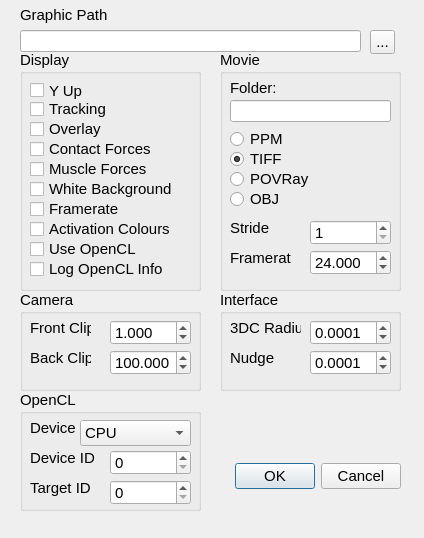
<?xml version="1.0" encoding="UTF-8"?>
<ui version="4.0">
 <class>DialogPreferences</class>
 <widget class="QDialog" name="DialogPreferences">
  <property name="geometry">
   <rect>
    <x>0</x>
    <y>0</y>
    <width>424</width>
    <height>538</height>
   </rect>
  </property>
  <property name="font">
   <font>
    <pointsize>11</pointsize>
   </font>
  </property>
  <property name="windowTitle">
   <string>Preferences</string>
  </property>
  <widget class="QDialogButtonBox" name="buttonBox">
   <property name="geometry">
    <rect>
     <x>60</x>
     <y>460</y>
     <width>341</width>
     <height>32</height>
    </rect>
   </property>
   <property name="orientation">
    <enum>Qt::Horizontal</enum>
   </property>
   <property name="standardButtons">
    <set>QDialogButtonBox::Cancel|QDialogButtonBox::Ok</set>
   </property>
  </widget>
  <widget class="QGroupBox" name="groupBox_2">
   <property name="geometry">
    <rect>
     <x>220</x>
     <y>50</y>
     <width>181</width>
     <height>241</height>
    </rect>
   </property>
   <property name="font">
    <font>
     <pointsize>11</pointsize>
    </font>
   </property>
   <property name="title">
    <string>Movie</string>
   </property>
   <widget class="QLineEdit" name="lineEditMovieFolder">
    <property name="geometry">
     <rect>
      <x>10</x>
      <y>50</y>
      <width>161</width>
      <height>22</height>
     </rect>
    </property>
   </widget>
   <widget class="QRadioButton" name="radioButtonTIFF">
    <property name="geometry">
     <rect>
      <x>10</x>
      <y>100</y>
      <width>141</width>
      <height>18</height>
     </rect>
    </property>
    <property name="font">
     <font>
      <pointsize>11</pointsize>
     </font>
    </property>
    <property name="text">
     <string>TIFF</string>
    </property>
    <property name="checked">
     <bool>true</bool>
    </property>
   </widget>
   <widget class="QLabel" name="label_10">
    <property name="geometry">
     <rect>
      <x>10</x>
      <y>30</y>
      <width>51</width>
      <height>16</height>
     </rect>
    </property>
    <property name="font">
     <font>
      <pointsize>11</pointsize>
     </font>
    </property>
    <property name="text">
     <string>Folder:</string>
    </property>
   </widget>
   <widget class="QRadioButton" name="radioButtonPOVRay">
    <property name="geometry">
     <rect>
      <x>10</x>
      <y>120</y>
      <width>151</width>
      <height>18</height>
     </rect>
    </property>
    <property name="font">
     <font>
      <pointsize>11</pointsize>
     </font>
    </property>
    <property name="text">
     <string>POVRay</string>
    </property>
   </widget>
   <widget class="QRadioButton" name="radioButtonPPM">
    <property name="geometry">
     <rect>
      <x>10</x>
      <y>80</y>
      <width>151</width>
      <height>18</height>
     </rect>
    </property>
    <property name="font">
     <font>
      <pointsize>11</pointsize>
     </font>
    </property>
    <property name="text">
     <string>PPM</string>
    </property>
   </widget>
   <widget class="QRadioButton" name="radioButtonOBJ">
    <property name="geometry">
     <rect>
      <x>10</x>
      <y>140</y>
      <width>151</width>
      <height>18</height>
     </rect>
    </property>
    <property name="font">
     <font>
      <pointsize>11</pointsize>
     </font>
    </property>
    <property name="text">
     <string>OBJ</string>
    </property>
   </widget>
   <widget class="QLabel" name="label_11">
    <property name="geometry">
     <rect>
      <x>10</x>
      <y>170</y>
      <width>61</width>
      <height>16</height>
     </rect>
    </property>
    <property name="font">
     <font>
      <pointsize>11</pointsize>
     </font>
    </property>
    <property name="text">
     <string>Stride</string>
    </property>
   </widget>
   <widget class="QLabel" name="label_14">
    <property name="geometry">
     <rect>
      <x>10</x>
      <y>200</y>
      <width>61</width>
      <height>16</height>
     </rect>
    </property>
    <property name="font">
     <font>
      <pointsize>11</pointsize>
     </font>
    </property>
    <property name="text">
     <string>Framerate</string>
    </property>
   </widget>
   <widget class="QDoubleSpinBox" name="doubleSpinBoxFramerate">
    <property name="geometry">
     <rect>
      <x>90</x>
      <y>200</y>
      <width>81</width>
      <height>25</height>
     </rect>
    </property>
    <property name="sizePolicy">
     <sizepolicy hsizetype="Minimum" vsizetype="Minimum">
      <horstretch>0</horstretch>
      <verstretch>0</verstretch>
     </sizepolicy>
    </property>
    <property name="decimals">
     <number>3</number>
    </property>
    <property name="minimum">
     <double>0.001000000000000</double>
    </property>
    <property name="maximum">
     <double>99999.000000000000000</double>
    </property>
    <property name="value">
     <double>24.000000000000000</double>
    </property>
   </widget>
   <widget class="QSpinBox" name="spinBoxSkip">
    <property name="geometry">
     <rect>
      <x>90</x>
      <y>170</y>
      <width>81</width>
      <height>25</height>
     </rect>
    </property>
    <property name="toolTip">
     <string>Set the device number - usually zero</string>
    </property>
    <property name="statusTip">
     <string>Set the device number - usually zero</string>
    </property>
    <property name="minimum">
     <number>1</number>
    </property>
    <property name="maximum">
     <number>999999</number>
    </property>
    <property name="value">
     <number>1</number>
    </property>
   </widget>
  </widget>
  <widget class="QGroupBox" name="groupBox">
   <property name="geometry">
    <rect>
     <x>20</x>
     <y>50</y>
     <width>181</width>
     <height>241</height>
    </rect>
   </property>
   <property name="font">
    <font>
     <pointsize>11</pointsize>
    </font>
   </property>
   <property name="title">
    <string>Display</string>
   </property>
   <widget class="QCheckBox" name="checkBoxContactForce">
    <property name="geometry">
     <rect>
      <x>10</x>
      <y>90</y>
      <width>151</width>
      <height>18</height>
     </rect>
    </property>
    <property name="font">
     <font>
      <pointsize>11</pointsize>
     </font>
    </property>
    <property name="text">
     <string>Contact Forces</string>
    </property>
   </widget>
   <widget class="QCheckBox" name="checkBoxMuscleForce">
    <property name="geometry">
     <rect>
      <x>10</x>
      <y>110</y>
      <width>161</width>
      <height>18</height>
     </rect>
    </property>
    <property name="font">
     <font>
      <pointsize>11</pointsize>
     </font>
    </property>
    <property name="text">
     <string>Muscle Forces</string>
    </property>
   </widget>
   <widget class="QCheckBox" name="checkBoxFramerate">
    <property name="geometry">
     <rect>
      <x>10</x>
      <y>150</y>
      <width>151</width>
      <height>18</height>
     </rect>
    </property>
    <property name="font">
     <font>
      <pointsize>11</pointsize>
     </font>
    </property>
    <property name="text">
     <string>Framerate</string>
    </property>
   </widget>
   <widget class="QCheckBox" name="checkBoxActivationColours">
    <property name="geometry">
     <rect>
      <x>10</x>
      <y>170</y>
      <width>151</width>
      <height>18</height>
     </rect>
    </property>
    <property name="font">
     <font>
      <pointsize>11</pointsize>
     </font>
    </property>
    <property name="text">
     <string>Activation Colours</string>
    </property>
   </widget>
   <widget class="QCheckBox" name="checkBoxWhiteBackground">
    <property name="geometry">
     <rect>
      <x>10</x>
      <y>130</y>
      <width>161</width>
      <height>18</height>
     </rect>
    </property>
    <property name="font">
     <font>
      <pointsize>11</pointsize>
     </font>
    </property>
    <property name="text">
     <string>White Background</string>
    </property>
   </widget>
   <widget class="QCheckBox" name="checkBoxOverlay">
    <property name="geometry">
     <rect>
      <x>10</x>
      <y>70</y>
      <width>161</width>
      <height>18</height>
     </rect>
    </property>
    <property name="font">
     <font>
      <pointsize>11</pointsize>
     </font>
    </property>
    <property name="text">
     <string>Overlay</string>
    </property>
   </widget>
   <widget class="QCheckBox" name="checkBoxTracking">
    <property name="geometry">
     <rect>
      <x>10</x>
      <y>50</y>
      <width>161</width>
      <height>18</height>
     </rect>
    </property>
    <property name="font">
     <font>
      <pointsize>11</pointsize>
     </font>
    </property>
    <property name="text">
     <string>Tracking</string>
    </property>
   </widget>
   <widget class="QCheckBox" name="checkBoxYUp">
    <property name="geometry">
     <rect>
      <x>10</x>
      <y>30</y>
      <width>87</width>
      <height>21</height>
     </rect>
    </property>
    <property name="text">
     <string>Y Up</string>
    </property>
   </widget>
   <widget class="QCheckBox" name="checkBoxOpenCL">
    <property name="geometry">
     <rect>
      <x>10</x>
      <y>190</y>
      <width>151</width>
      <height>18</height>
     </rect>
    </property>
    <property name="font">
     <font>
      <pointsize>11</pointsize>
     </font>
    </property>
    <property name="text">
     <string>Use OpenCL</string>
    </property>
   </widget>
   <widget class="QCheckBox" name="checkBoxOpenCLLog">
    <property name="geometry">
     <rect>
      <x>10</x>
      <y>210</y>
      <width>151</width>
      <height>18</height>
     </rect>
    </property>
    <property name="font">
     <font>
      <pointsize>11</pointsize>
     </font>
    </property>
    <property name="text">
     <string>Log OpenCL Info</string>
    </property>
   </widget>
  </widget>
  <widget class="QGroupBox" name="groupBox_3">
   <property name="geometry">
    <rect>
     <x>20</x>
     <y>290</y>
     <width>181</width>
     <height>101</height>
    </rect>
   </property>
   <property name="font">
    <font>
     <pointsize>11</pointsize>
    </font>
   </property>
   <property name="title">
    <string>Camera</string>
   </property>
   <widget class="QLabel" name="label_5">
    <property name="geometry">
     <rect>
      <x>10</x>
      <y>30</y>
      <width>61</width>
      <height>16</height>
     </rect>
    </property>
    <property name="font">
     <font>
      <pointsize>11</pointsize>
     </font>
    </property>
    <property name="text">
     <string>Front Clip</string>
    </property>
   </widget>
   <widget class="QDoubleSpinBox" name="doubleSpinBoxFrontClip">
    <property name="geometry">
     <rect>
      <x>90</x>
      <y>30</y>
      <width>81</width>
      <height>25</height>
     </rect>
    </property>
    <property name="sizePolicy">
     <sizepolicy hsizetype="Minimum" vsizetype="Minimum">
      <horstretch>0</horstretch>
      <verstretch>0</verstretch>
     </sizepolicy>
    </property>
    <property name="decimals">
     <number>3</number>
    </property>
    <property name="minimum">
     <double>0.001000000000000</double>
    </property>
    <property name="maximum">
     <double>99999.000000000000000</double>
    </property>
    <property name="value">
     <double>1.000000000000000</double>
    </property>
   </widget>
   <widget class="QLabel" name="label_6">
    <property name="geometry">
     <rect>
      <x>10</x>
      <y>60</y>
      <width>61</width>
      <height>16</height>
     </rect>
    </property>
    <property name="font">
     <font>
      <pointsize>11</pointsize>
     </font>
    </property>
    <property name="text">
     <string>Back Clip</string>
    </property>
   </widget>
   <widget class="QDoubleSpinBox" name="doubleSpinBoxBackClip">
    <property name="geometry">
     <rect>
      <x>90</x>
      <y>60</y>
      <width>81</width>
      <height>25</height>
     </rect>
    </property>
    <property name="sizePolicy">
     <sizepolicy hsizetype="Minimum" vsizetype="Fixed">
      <horstretch>0</horstretch>
      <verstretch>0</verstretch>
     </sizepolicy>
    </property>
    <property name="decimals">
     <number>3</number>
    </property>
    <property name="minimum">
     <double>0.001000000000000</double>
    </property>
    <property name="maximum">
     <double>99999.000000000000000</double>
    </property>
    <property name="singleStep">
     <double>1.000000000000000</double>
    </property>
    <property name="value">
     <double>100.000000000000000</double>
    </property>
   </widget>
  </widget>
  <widget class="QLabel" name="label">
   <property name="geometry">
    <rect>
     <x>20</x>
     <y>0</y>
     <width>201</width>
     <height>29</height>
    </rect>
   </property>
   <property name="font">
    <font>
     <pointsize>11</pointsize>
    </font>
   </property>
   <property name="text">
    <string>Graphic Path</string>
   </property>
  </widget>
  <widget class="QLineEdit" name="lineEditGraphicPath">
   <property name="geometry">
    <rect>
     <x>20</x>
     <y>30</y>
     <width>341</width>
     <height>22</height>
    </rect>
   </property>
  </widget>
  <widget class="QToolButton" name="toolButtonGraphicPath">
   <property name="geometry">
    <rect>
     <x>370</x>
     <y>30</y>
     <width>25</width>
     <height>24</height>
    </rect>
   </property>
   <property name="text">
    <string>...</string>
   </property>
  </widget>
  <widget class="QGroupBox" name="groupBox_4">
   <property name="geometry">
    <rect>
     <x>220</x>
     <y>290</y>
     <width>181</width>
     <height>101</height>
    </rect>
   </property>
   <property name="title">
    <string>Interface</string>
   </property>
   <widget class="QDoubleSpinBox" name="doubleSpinBoxCursorRadius">
    <property name="geometry">
     <rect>
      <x>90</x>
      <y>30</y>
      <width>81</width>
      <height>25</height>
     </rect>
    </property>
    <property name="sizePolicy">
     <sizepolicy hsizetype="Minimum" vsizetype="Minimum">
      <horstretch>0</horstretch>
      <verstretch>0</verstretch>
     </sizepolicy>
    </property>
    <property name="decimals">
     <number>4</number>
    </property>
    <property name="maximum">
     <double>999.000000000000000</double>
    </property>
    <property name="singleStep">
     <double>0.000500000000000</double>
    </property>
    <property name="value">
     <double>0.000100000000000</double>
    </property>
   </widget>
   <widget class="QLabel" name="label_12">
    <property name="geometry">
     <rect>
      <x>10</x>
      <y>30</y>
      <width>71</width>
      <height>16</height>
     </rect>
    </property>
    <property name="font">
     <font>
      <pointsize>11</pointsize>
     </font>
    </property>
    <property name="text">
     <string>3DC Radius</string>
    </property>
   </widget>
   <widget class="QDoubleSpinBox" name="doubleSpinBoxNudge">
    <property name="geometry">
     <rect>
      <x>90</x>
      <y>60</y>
      <width>81</width>
      <height>25</height>
     </rect>
    </property>
    <property name="sizePolicy">
     <sizepolicy hsizetype="Minimum" vsizetype="Minimum">
      <horstretch>0</horstretch>
      <verstretch>0</verstretch>
     </sizepolicy>
    </property>
    <property name="decimals">
     <number>4</number>
    </property>
    <property name="maximum">
     <double>999.000000000000000</double>
    </property>
    <property name="singleStep">
     <double>0.000500000000000</double>
    </property>
    <property name="value">
     <double>0.000100000000000</double>
    </property>
   </widget>
   <widget class="QLabel" name="label_13">
    <property name="geometry">
     <rect>
      <x>10</x>
      <y>60</y>
      <width>71</width>
      <height>16</height>
     </rect>
    </property>
    <property name="font">
     <font>
      <pointsize>11</pointsize>
     </font>
    </property>
    <property name="text">
     <string>Nudge</string>
    </property>
   </widget>
  </widget>
  <widget class="QGroupBox" name="groupBox_5">
   <property name="geometry">
    <rect>
     <x>20</x>
     <y>390</y>
     <width>181</width>
     <height>121</height>
    </rect>
   </property>
   <property name="title">
    <string>OpenCL</string>
   </property>
   <widget class="QComboBox" name="comboBoxOpenCLDevice">
    <property name="geometry">
     <rect>
      <x>60</x>
      <y>30</y>
      <width>111</width>
      <height>26</height>
     </rect>
    </property>
    <property name="toolTip">
     <string>Choose the OpenCL device to use</string>
    </property>
    <property name="statusTip">
     <string>Choose the OpenCL device to use</string>
    </property>
    <item>
     <property name="text">
      <string>CPU</string>
     </property>
    </item>
    <item>
     <property name="text">
      <string>GPU</string>
     </property>
    </item>
    <item>
     <property name="text">
      <string>Accelerator</string>
     </property>
    </item>
   </widget>
   <widget class="QLabel" name="label_7">
    <property name="geometry">
     <rect>
      <x>10</x>
      <y>30</y>
      <width>61</width>
      <height>16</height>
     </rect>
    </property>
    <property name="font">
     <font>
      <pointsize>11</pointsize>
     </font>
    </property>
    <property name="text">
     <string>Device</string>
    </property>
   </widget>
   <widget class="QSpinBox" name="spinBoxOpenCLDeviceNumber">
    <property name="geometry">
     <rect>
      <x>90</x>
      <y>60</y>
      <width>81</width>
      <height>25</height>
     </rect>
    </property>
    <property name="toolTip">
     <string>Set the device number - usually zero</string>
    </property>
    <property name="statusTip">
     <string>Set the device number - usually zero</string>
    </property>
    <property name="minimum">
     <number>0</number>
    </property>
    <property name="maximum">
     <number>99999</number>
    </property>
    <property name="value">
     <number>0</number>
    </property>
   </widget>
   <widget class="QLabel" name="label_8">
    <property name="geometry">
     <rect>
      <x>10</x>
      <y>60</y>
      <width>71</width>
      <height>16</height>
     </rect>
    </property>
    <property name="font">
     <font>
      <pointsize>11</pointsize>
     </font>
    </property>
    <property name="text">
     <string>Device ID</string>
    </property>
   </widget>
   <widget class="QSpinBox" name="spinBoxOpenCLTargetPlatform">
    <property name="geometry">
     <rect>
      <x>90</x>
      <y>90</y>
      <width>81</width>
      <height>25</height>
     </rect>
    </property>
    <property name="toolTip">
     <string>Set the target platform number - usually zero</string>
    </property>
    <property name="statusTip">
     <string>Set the target platform number - usually zero</string>
    </property>
    <property name="minimum">
     <number>0</number>
    </property>
    <property name="maximum">
     <number>99999</number>
    </property>
    <property name="value">
     <number>0</number>
    </property>
   </widget>
   <widget class="QLabel" name="label_9">
    <property name="geometry">
     <rect>
      <x>10</x>
      <y>90</y>
      <width>71</width>
      <height>16</height>
     </rect>
    </property>
    <property name="font">
     <font>
      <pointsize>11</pointsize>
     </font>
    </property>
    <property name="text">
     <string>Target ID</string>
    </property>
   </widget>
  </widget>
 </widget>
 <resources/>
 <connections>
  <connection>
   <sender>buttonBox</sender>
   <signal>accepted()</signal>
   <receiver>DialogPreferences</receiver>
   <slot>accept()</slot>
   <hints>
    <hint type="sourcelabel">
     <x>248</x>
     <y>254</y>
    </hint>
    <hint type="destinationlabel">
     <x>157</x>
     <y>274</y>
    </hint>
   </hints>
  </connection>
  <connection>
   <sender>buttonBox</sender>
   <signal>rejected()</signal>
   <receiver>DialogPreferences</receiver>
   <slot>reject()</slot>
   <hints>
    <hint type="sourcelabel">
     <x>316</x>
     <y>260</y>
    </hint>
    <hint type="destinationlabel">
     <x>286</x>
     <y>274</y>
    </hint>
   </hints>
  </connection>
  <connection>
   <sender>toolButtonGraphicPath</sender>
   <signal>clicked()</signal>
   <receiver>DialogPreferences</receiver>
   <slot>graphicsPathBrowse()</slot>
   <hints>
    <hint type="sourcelabel">
     <x>387</x>
     <y>36</y>
    </hint>
    <hint type="destinationlabel">
     <x>408</x>
     <y>51</y>
    </hint>
   </hints>
  </connection>
 </connections>
 <slots>
  <slot>graphicsPathBrowse()</slot>
 </slots>
</ui>
